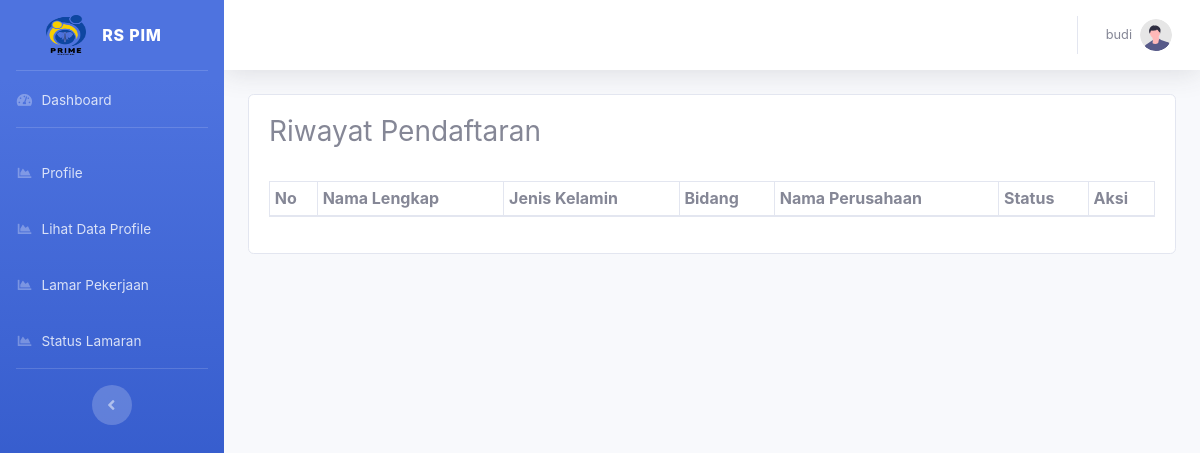
The page /dashboard/index.php?r=status_lamaran/index (signed in) on the database as committed earlier.
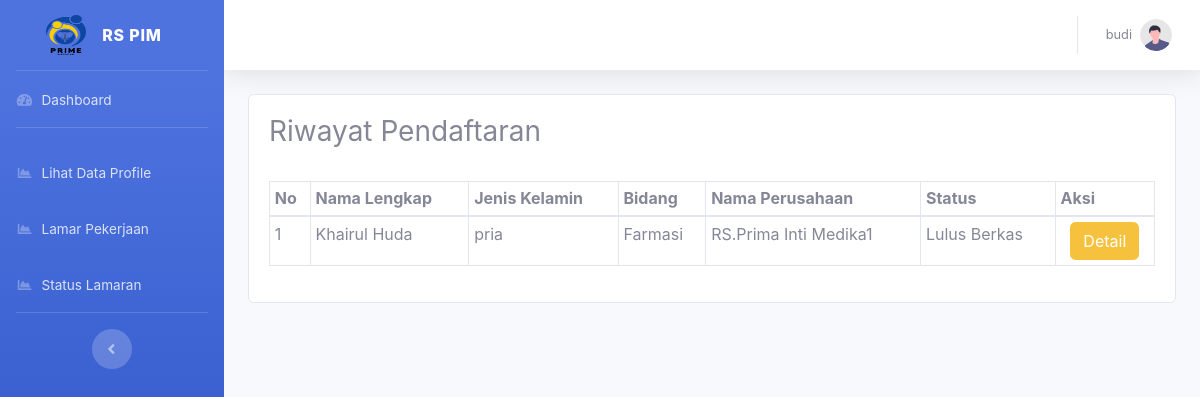
The same page on the database as committed later.
### tables this page shows
CREATE TABLE `tbl_pendaftaran` (
  `id_pendaftaran` int(11) NOT NULL,
  `id_lowongan` int(11) DEFAULT NULL,
  `id_datadiri` int(11) DEFAULT NULL,
  `id_pengguna` int(11) NOT NULL,
  `jenis_kelamin` enum('pria','wanita') DEFAULT NULL,
  `bidang` varchar(100) DEFAULT NULL,
  `nama_perus` varchar(100) DEFAULT NULL,
  `nama_lengkap` varchar(100) NOT NULL,
  `status` int(11) NOT NULL
);

### dashboard/index.php (called while the page is built, shortened)
<?php require_once '../config/conn.php'; ?>
<?php require_once 'layouts/header.php'; ?>
<?php include 'layouts/sidebar.php'; ?>
<?php $page = $_REQUEST['r']; ?>
<?php include_once $page.'.php'; ?>
<?php include 'layouts/footer.php'; ?>

### config/conn.php (called while the page is built, shortened)
<?php
function Connect(){
    $connect = mysqli_connect(HOST, DB_USER, DB_PASSWORD,DB_NAME);
    if($connect){
        return $connect;
    } else {
      return FALSE;
    }
}
?>

### dashboard/status_lamaran/func.php (called while the page is built, shortened)
<?php
function GetAll()
{
  $id = isset($_SESSION['id']) ? $_SESSION['id'] : null;
  if ($id) {
    $query = "SELECT * FROM tbl_pendaftaran WHERE id_pengguna = $id";
    $exe = mysqli_query(Connect(), $query);
    $datas = array();
    while ($data = mysqli_fetch_array($exe)) {
      $datas[] = array(
        'id_pendaftaran' => $data['id_pendaftaran'],
        'id_lowongan' => $data['id_lowongan'],
        'nama_lengkap' => $data['nama_lengkap'],
        'jenis_kelamin' => $data['jenis_kelamin'],
        'bidang' => $data['bidang'],
        'nama_perus' => $data['nama_perus'],
        'status' => $data['status'],
      );
    }
    return $datas;
  } else {
    return array();
  }
}

### dashboard/status_lamaran/index.php (the view, shortened to what the changed rows need)
<br>
<div class='table-responsive'>
  <table class='table table-bordered table-sm'>
    <thead>
      <tr>
        <th>No</th>
        <th>Nama Lengkap</th>
        <th>Jenis Kelamin</th>
        <th>Bidang</th>
        <th>Nama Perusahaan</th>
        <th>Status</th>
        <th>Aksi</th>
      </tr>
    </thead>
    <tbody>
      <?php
      $lowongans = GetAll();
      $no = 1;
      if (isset($lowongans)) {
        foreach ($lowongans as $data) {
          echo "<tr>";
          echo "<td>" . $no++ . "</td>";
          echo "<td>" . $data['nama_lengkap'] . "</td>";
          echo "<td>" . $data['jenis_kelamin'] . "</td>";
          echo "<td>" . $data['bidang'] . "</td>";
          echo "<td>" . $data['nama_perus'] . "</td>";
          echo "<td>";
          if ($data['status'] == 1) {
            echo "Menunggu Konfirmasi";
          } else if ($data['status'] == 2) {
            echo "Diterima";
          } else if ($data['status'] == 3) {
            echo "Ditolak";
          }else if ($data['status'] == 4) {
            echo "Lulus Berkas";
          }
          echo "</td>";
          echo "<td>";
          if ($data['status'] == 2 || $data['status'] == 4) {
            echo "<div class='text-center'><a href='../another.php' class='btn btn-warning'>Detail</a></div>";
          }
          echo "</td>";
          echo "</tr>";
        }
      }
      ?>
    </tbody>
  </table>
</div>

### dashboard/layouts/sidebar.php (shortened to what the changed rows need)
<body id="page-top">
    <div id="wrapper">
        <ul class="navbar-nav bg-gradient-primary sidebar sidebar-dark accordion" id="accordionSidebar">
            <?php if ($_SESSION['hak'] == "user") { ?>
                <?php
                $id_pengguna_login = $_SESSION['id'];
                $query_select_profile = "SELECT * FROM tbl_profile WHERE id_pengguna = '$id_pengguna_login'";
                $result_select_profile = mysqli_query(Connect(), $query_select_profile);
                if ($result_select_profile) {
                    if (mysqli_num_rows($result_select_profile) > 0) {
                        $data = mysqli_fetch_assoc($result_select_profile);
                        if (isset($data['status']) && $data['status'] == 2) {
                ?>
                            <li class="nav-item">
                                <a class="nav-link" href="?r=profile/index">
                                    <i class="fas fa-fw fa-chart-area"></i>
                                    <span>Profile</span>
                                </a>
                            </li>
                        <?php
                        }
                    } else {
                        ?>
                        <li class="nav-item">
                            <a class="nav-link" href="?r=profile/index">
                                <i class="fas fa-fw fa-chart-area"></i>
                                <span>Profile</span>
                            </a>
                        </li>
                <?php
                    }
                }
                ?>
            <?php } ?>
        </ul>
        <div id="content-wrapper" class="d-flex flex-column">
            <div id="content">
                <div class="container-fluid">
                    <div class="card">
                        <div class="card-body">

Rows that differ between the two databases and show on the page:
added tbl_pendaftaran: nama_lengkap "Khairul Huda", jenis_kelamin "pria", bidang "Farmasi", nama_perus "RS.Prima Inti Medika1", status "Lulus Berkas"
Other text that changed with them:
text no longer shown: "Profile"
